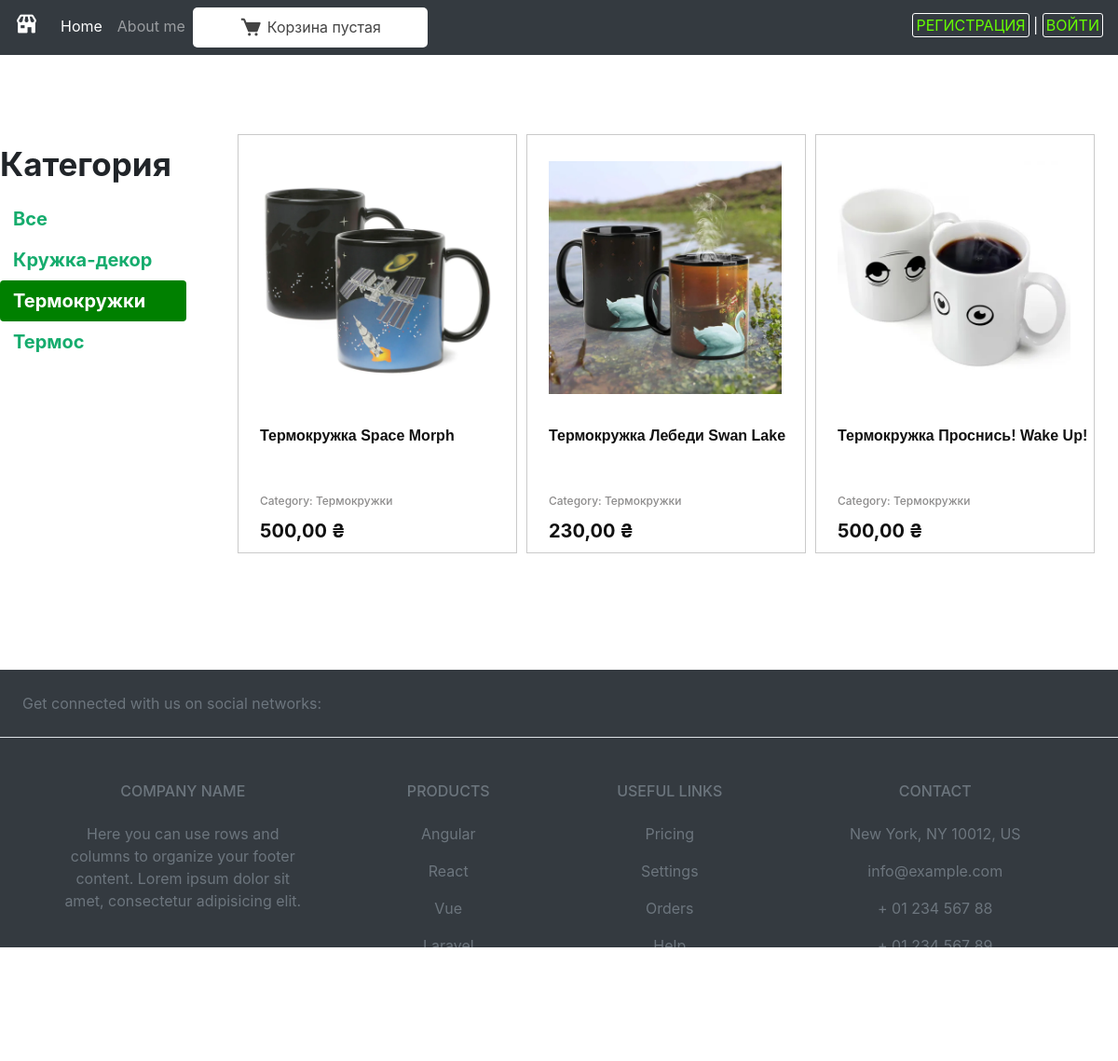
The app's page /termokruzhki/ with its own data.
### myshop/models.py (models this page shows, shortened)
class Category(models.Model):
    name = models.CharField(max_length=100, db_index=True)
    slug = models.SlugField(max_length=100, unique=True)
    class Meta:
        ordering = ('name',)
        verbose_name = 'Категория'
        verbose_name_plural = 'Категории'
    def get_absolute_url(self):
        return reverse('myshop:product_list_by_category', args=[self.slug])

class Product(models.Model):
    category = models.ForeignKey(Category,
                                 related_name='products',
                                 on_delete=models.CASCADE)
    name = models.CharField(max_length=50, db_index=True, verbose_name='Наименование')
    slug = models.CharField(max_length=150, db_index=True, unique=True, verbose_name='Ссылка')
    image = models.ImageField(upload_to='product/%Y/%m/%d', blank=True)
    description = models.TextField(max_length=1000, blank=True, verbose_name='Описание')
    price = models.DecimalField(max_digits=10, decimal_places=2, verbose_name='Цена')
    available = models.BooleanField(default=True, verbose_name='Наличие')
    created = models.DateTimeField(auto_now_add=True, verbose_name='Добавлен')
    uploaded = models.DateTimeField(auto_now=True, verbose_name='Изменен')
    class Meta:
        ordering = ('name',)
        verbose_name = 'Товар'
        verbose_name_plural = 'Товары'
        index_together = (('id', 'slug'), )
    def get_absolute_url(self):
        return reverse('myshop:product_detail', args=[self.id, self.slug])

### myshop/views.py (the view)
# urls.py: path('', views.product_list, name='product_list'),
def product_list(request, category_slug=None):
    category = None
    categories = Category.objects.all()
    products = Product.objects.filter(available=True)
    if category_slug:
        category = get_object_or_404(Category, slug=category_slug)
        products = products.filter(category=category)
    return render(request, 'shop/product/list.html',
                  {
                      'category': category,
                      'categories': categories,
                      'products': products
                  })

### cart/cart.py (called while the page is built)
    def __len__(self):
        return sum(item['quantity'] for item in self.cart.values())

### cart/context_processors.py (called while the page is built)
def cart(request):
    return {'cart': Cart(request)}

### myshop/templates/shop/product/list.html (shortened to what this page needs)
{% extends "shop/base.html" %}
{% load static %}
{% block content %}
<div class="content">
    <div class="content_2">
      <div id="sidebar">
        <p><h3 style="font-weight:bold; font-size:35px;" >Категория</h3style></p>
        <ul>
          <li {% if not category %}class="selected" {% endif %}>
            <a class="a_category" href="{% url 'shop:product_list' %}">Все</a>
          </li>
          {% for c in categories %}
          <li {% if category.slug == c.slug %}class="selected" {% endif %}>
            <a class="a_category" href="{{ c.get_absolute_url }}">{{ c.name }}</a>
          </li>
          {% endfor %}
        </ul>
      </div>
      <div class="katalog">
          {% for product in products %}
        <div class="tovar">
          <div class="img">
            <a href="{{ product.get_absolute_url }}">
                <img src="{% if product.image %}{{ product.image.url }}{%else %}{% static 'img/no_image.png' %}{% endif %}">
            </a>
          </div>
          <div class="text">
            <div class="text_name">
              <a href="{{ product.get_absolute_url }}" class="name_tovar">
                <h4 class="name_tovar">{{ product.name }}</h4>
              </a>
            </div>
            <div class="text_category">
              <h4 class="category_text">Category: {{ category.name }}</h4>
            </div>
            <div class="text_price">
              <h5 class="price">{{ product.price }} ₴</h5>
            </div>
          </div>
        </div>
          {% endfor %}
      </div>
    </div>
  </div>
{% endblock %}

### myshop/static/css/base.css (style rules this page uses)
.content { width: 100%; }
.content_2 { margin: 0 auto; display: flex; width: 1220px; height: 100%; }
#sidebar { width:220px; padding:30px 20px 0 0; }
#sidebar ul { margin:0; padding:0; }
#sidebar ul li { margin:0; list-style:none; padding:10px 14px; }
#sidebar ul li a { display:block; }
#sidebar ul li.selected { background:green; border-radius:4px; }
#sidebar ul li.selected a { color:#fff; }
.a_category { font-weight:bold; font-size:20px; color:#15ac6d; text_decoration: none; }
.katalog { padding: 25px; display: flex; flex-wrap: wrap; width: 990px; height: 100%; }
.tovar { margin-left: 10px; margin-top: 10px; padding: 3px; width: 300px; height: 450px; border: 1px solid rgba(0, 0, 0, 0.207); }
.img { display: flex; justify-content: center; align-items: center; width: 290px; height: 300px; margin-bottom: 10px; }
img { margin: auto; display: block; width: 250px; height: 250px; }
.text { padding-left: 20px; width: 290px; height: 130px; }
.text_name { height: 70px; width: 270px; }
.text_category { height: 30px; width: 270px; }
.text_price { height: 30px; width: 250px; }
.name_tovar { font-family: "Futura",sans-serif; color: #111; font-size: 16px; font-weight: bold; text-decoration: none; white-space: normal; }
.category_text { font-size: 12px; color: #8d8c8c; line-height: 20px; }
.price { color: #111; font-size: 20px; font-weight: bold; }

### records on screen
Category: name "Кружка-декор"
Category: name "Термокружки"
Category: name "Термос"
Product: image (picture), name "Термокружка Space Morph", price "500,00"
Product: image (picture), name "Термокружка Лебеди Swan Lake", price "230,00"
Product: image (picture), name "Термокружка Проснись! Wake Up!", price "500,00"
